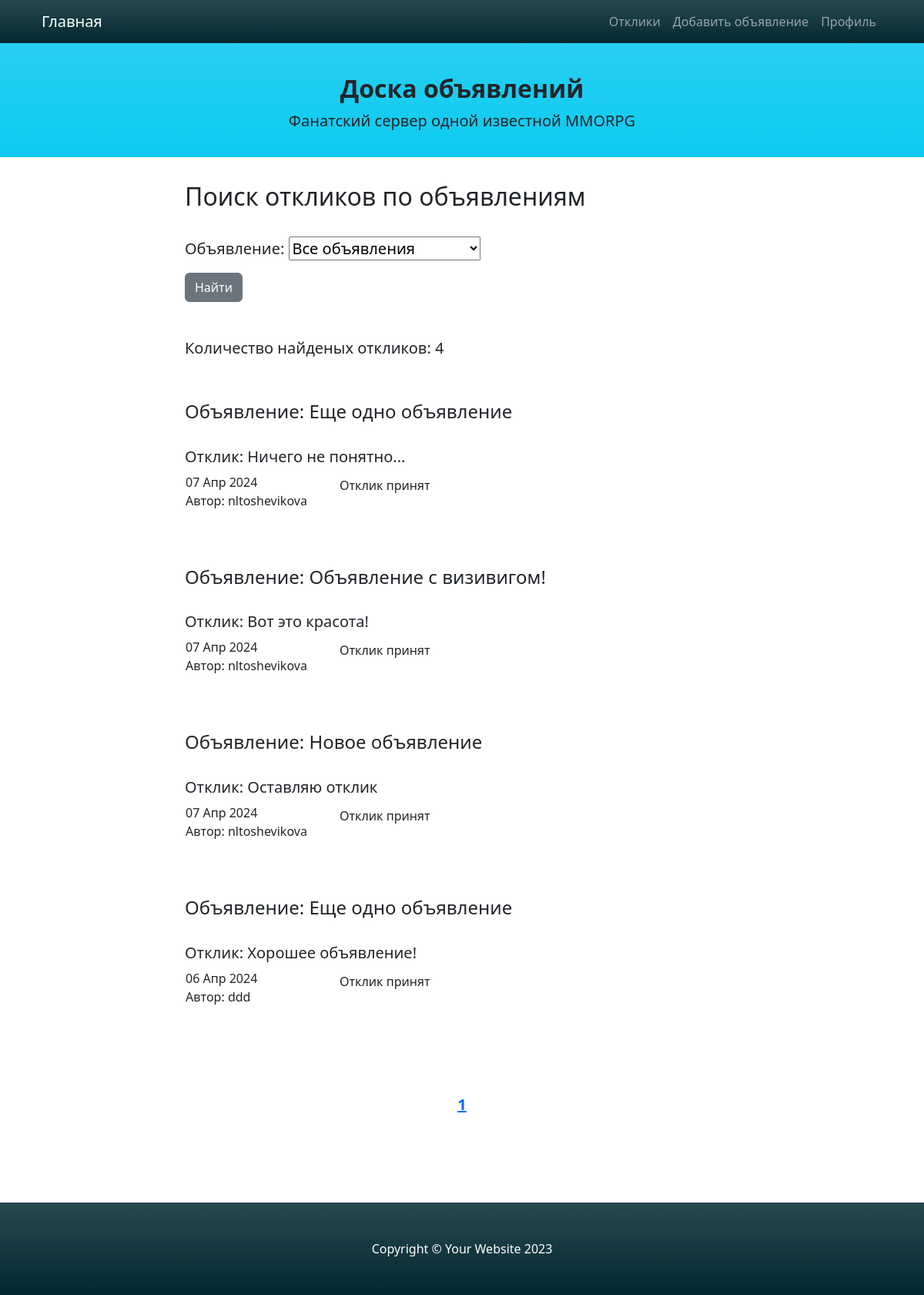
/my_responds/ (signed in), run on the app's committed database.
### advapp/models.py (models this page shows, shortened)
class Respond(models.Model):
    content = models.TextField(verbose_name='Отклик')
    user_id = models.ForeignKey(User, on_delete=models.CASCADE, verbose_name='Автор')
    advert_id = models.ForeignKey('Advert', on_delete=models.CASCADE, verbose_name='Объявление')
    date_creation = models.DateTimeField(auto_now_add=True, verbose_name='date of creation')
    accepted = models.BooleanField(default=False)

class Advert(models.Model):
    title = models.CharField(max_length=511, verbose_name="Заголовок")
    content = models.TextField(verbose_name='Контент')  # here will be WYSIWYG
    icon = models.ImageField(upload_to='icons', default='icons/blanc.png', verbose_name='Изображение для превью')
    category = models.ForeignKey('Category', on_delete=models.PROTECT, verbose_name='Категория')
    user_id = models.ForeignKey(User, on_delete=models.CASCADE, verbose_name='Автор')
    date_creation = models.DateTimeField(auto_now_add=True, verbose_name='date of creation')
    def __str__(self):
        return self.title[:20]

### advapp/views.py (the view)
# urls.py: path('my_responds/', RespondList.as_view(), name='my_responds'),
class RespondList(LoginRequiredMixin, ListView):
    model = Respond
    template_name = 'my_responds.html'
    context_object_name = 'responds'
    paginate_by = 10
    def get_queryset(self):
        queryset = Respond.objects.filter(advert_id__user_id=self.request.user).order_by('-date_creation')
        self.filterset = RespondFilter(self.request.GET, queryset, request=self.request.user)
        return self.filterset.qs
    def get_context_data(self, *, object_list=None, **kwargs):
        context = super().get_context_data(**kwargs)
        context['filterset'] = self.filterset
        page = context['page_obj']
        context['paginator_range'] = page.paginator.get_elided_page_range(
            page.number, on_each_side=1, on_ends=1)
        return context

### advapp/templatetags/custom_tags.py (called while the page is built)
@register.simple_tag(takes_context=True)
def url_replace(context, **kwargs):
    d = context['request'].GET.copy()
    for k, v in kwargs.items():
        d[k] = v
    return d.urlencode()

### templates/my_responds.html (shortened to what this page needs)
{% extends 'default.html' %}
{% block content %}
    <h2>Поиск откликов по объявлениям</h2>
    <br>
    <form action="" method="get">
        <h5>{{ filterset.form.as_p }}</h5>
        <input class="btn btn-secondary" type="submit" value="Найти" />
    </form>
    <br><br>
    <h5>Количество найденых откликов: {{ page_obj.paginator.count }}</h5>
    <br><br>
    {% if responds %}
        {% for respond in page_obj %}
            <h4><a class="nav-link" href="/advert/{{ respond.advert_id.id }}">
                Объявление: {{ respond.advert_id.title}}</a></h4>
            <br>
            <h5>Отклик: {{ respond.content }}</h5>
            <table width="100%">
                <tr>
                    <td width="200"><div>{{ respond.date_creation|date:'d M Y' }}</div>
                        <div>Автор: {{ respond.user_id|truncatechars:20 }}</div>
                    </td>
                    <td align="left">
                        {% if respond.accepted %}
                        <p>Отклик принят</p>
                        {% endif %}
                    </td>
                </tr>
            </table>
        <br><br><br>
        {% endfor %}
    {% else %}
        <h4>Извините, откликов сейчас нет!</h4>
    {% endif %}
{% endblock content %}

### data on the page
Respond: advert_id "Еще одно объявление", content "Ничего не понятно...", date_creation "07 Апр 2024", user_id "nltoshevikova", accepted "Отклик принят"
Respond: advert_id "Объявление с визивигом!", content "Вот это красота!", date_creation "07 Апр 2024", user_id "nltoshevikova", accepted "Отклик принят"
Respond: advert_id "Новое объявление", content "Оставляю отклик", date_creation "07 Апр 2024", user_id "nltoshevikova", accepted "Отклик принят"
Respond: advert_id "Еще одно объявление", content "Хорошее объявление!", date_creation "06 Апр 2024", user_id "ddd", accepted "Отклик принят"

### other printed values
{{ page_obj.paginator.count }} "4"
{{ page_number }} "1"
